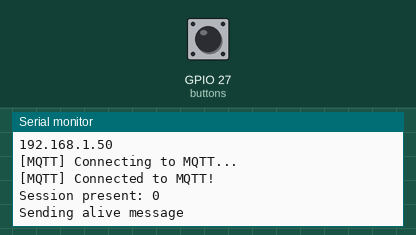
This program was run on a simulated ESP32. Shown: the last lines printed to the serial monitor. Inputs (shaded band) come from the test bench; at power-on: GPIO 27 (buttons) HIGH. WiFi joins after 1.5 s; servers stay silent unless stated; no MQTT or app messages arrive unless stated.

Above: at 3.2 s.
3.3 s: GPIO 27 (buttons) pulled LOW for 0.15 s
At 4.1 s:
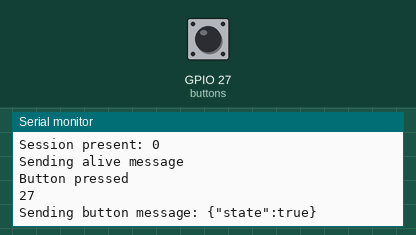
4.9 s: GPIO 27 (buttons) pulsed LOW 2 times (0.12 s each, 0.3 s apart)
At 5.16 s:
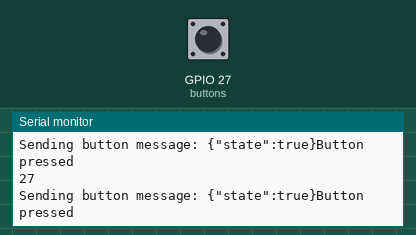

Measured:
- after the input at 3.3 s, the serial monitor: prints a new line after 0.05 s (image 1)
- after the input at 4.9 s, the serial monitor: prints a new line after 0.05 s (image 2)

The program:

main.cpp
```cpp
#define ARDUINOJSON_USE_LONG_LONG 1

#include <Arduino.h>
#include <SPI.h>
#include <WiFi.h>
#include <Ticker.h>
#include <AsyncMqttClient.h>
#include <ArduinoJson.h>
#include <ArduinoOTA.h>
#include <stdlib.h>
#include "config.h"

AsyncMqttClient mqttClient;
Ticker mqttReconnectTimer;

// WiFiEventHandler wifiConnectHandler;
// WiFiEventHandler wifiDisconnectHandler;
Ticker wifiReconnectTimer;


void connectToMqtt() {
  Serial.println("[MQTT] Connecting to MQTT...");
  mqttClient.setClientId(WIFI_CLIENT_ID);
  mqttClient.setKeepAlive(5);
  mqttClient.setWill(MQTT_TOPIC_MONITOR,MQTT_TOPIC_MONITOR_QoS,true,"{\"alive\": false}");
  mqttClient.connect();
}

void connectToWifi()
{
  if (WiFi.status() == WL_CONNECTED)
    return;

  while (true)
  {
    unsigned int connectStartTime = millis();
    WiFi.disconnect();
    WiFi.mode(WIFI_STA);
    // WiFi.begin(WIFI_SSID, WIFI_PASSWORD);
    WiFi.begin(WIFI_SSID);
    Serial.printf("Attempting to connect to SSID: ");
    Serial.printf(WIFI_SSID);
    while (millis() - connectStartTime < 10000)
    {
      Serial.print(".");
      delay(1000);
      if (WiFi.status() == WL_CONNECTED)
      {
        Serial.println("connected to wifi");
        Serial.println(WiFi.localIP());
        wifiReconnectTimer.detach();
        connectToMqtt();
        return;
      }
    }
    Serial.println(" could not connect for 10 seconds. retry");
  }
}

void onMqttConnect(bool sessionPresent) {
  Serial.println("[MQTT] Connected to MQTT!");

  mqttReconnectTimer.detach();

  Serial.print("Session present: ");
  Serial.println(sessionPresent);
//   uint16_t packetIdSub = mqttClient.subscribe(MQTT_TOPIC_LEDS, MQTT_TOPIC_LEDS_QoS);
//   Serial.print("Subscribing to ");
//   Serial.println(MQTT_TOPIC_LEDS);
  Serial.println("Sending alive message");
  mqttClient.publish(MQTT_TOPIC_MONITOR, MQTT_TOPIC_MONITOR_QoS, true, "{\"alive\": true}");
}

void onMqttDisconnect(AsyncMqttClientDisconnectReason reason) {
  Serial.println("[MQTT] Disconnected from MQTT!");

  if (WiFi.isConnected()) {
    Serial.println("[MQTT] Trying to reconnect...");
    mqttReconnectTimer.once(MQTT_RECONNECT_TIME, connectToMqtt);
  }
}

// void onMqttMessage(char* topic, char* payload, AsyncMqttClientMessageProperties properties, size_t len, size_t index, size_t total) {
//   if (!strcmp(topic, MQTT_TOPIC_LEDS)) {
//     Serial.print("Leds message: ");
//     Serial.print(len);
//     Serial.print(" [");
//     Serial.print(topic);
//     Serial.print("] ");
//     for (int i = 0; i < len; i++) {
//       Serial.print((char)payload[i]);
//     }
//     Serial.println();

//     DynamicJsonDocument doc(50);
//     deserializeJson(doc, payload);
    // color = doc["color"];
    // master_state = doc["master_state"];
    // Serial.print("color: ");
    // Serial.println(color);
    // Serial.print("master_state: ");
    // Serial.println(master_state);
//   }
// }

// buttons

#define BTN_DEBOUNCE_TIME 50
#define MAX_IO 30 // max number of IO pins
#define BTN_IO_NUM 27 // specific IO pin for button

uint8_t lastBtnsState[MAX_IO];
uint8_t btnsState[MAX_IO];
unsigned long lastDebouncedTime[MAX_IO];

unsigned long debounceDelay = BTN_DEBOUNCE_TIME;


uint8_t buttons[] = { BTN_IO_NUM };

// Debounced check that button is indeed pressed
bool is_button_pressed(uint8_t btn_port) {
  uint8_t reading = digitalRead(btn_port);
  if (reading != lastBtnsState[btn_port]) {
    // reset the debouncing timer
    lastDebouncedTime[btn_port] = millis();
  }
  if ((millis() - lastDebouncedTime[btn_port]) > debounceDelay) {
    if (reading != btnsState[btn_port]) {
      btnsState[btn_port] = reading;
      if (btnsState[btn_port] == LOW) {
        Serial.println("Button pressed");
        Serial.println(btn_port);
        return true;
      }
    }
  }
  lastBtnsState[btn_port] = reading;

  return false;
}

void setup_buttons() {
  for (uint8_t i = 0; i < (sizeof(buttons)/sizeof(buttons[0])); i++) {
    pinMode(buttons[i], INPUT_PULLUP);
  }

  // we are initializing an array of maximum number of ports
  for (uint8_t i = 0; i < MAX_IO; i++) {
    lastBtnsState[i] = LOW;
    btnsState[i] = LOW;
    lastDebouncedTime[i] = 0;
  }
}


void setup() {
  Serial.begin(115200);
  Serial.println("Startup!");

  setup_buttons();

  mqttClient.onConnect(onMqttConnect);
  mqttClient.onDisconnect(onMqttDisconnect);
//   mqttClient.onMessage(onMqttMessage);
  mqttClient.setServer(MQTT_HOST, MQTT_PORT);

  if (MQTT_USER != "") {
    mqttClient.setCredentials(MQTT_USER, MQTT_PASS);
  }

  connectToWifi();
}

/**
 * Main loop.
 */
void loop() {

  bool button_pressed = is_button_pressed(BTN_IO_NUM);

  if (mqttClient.connected() && button_pressed) {
    StaticJsonDocument<128> button_msg;
    button_msg["state"] = button_pressed;
    char button_msg_buffer[100];
    serializeJson(button_msg, button_msg_buffer);
    mqttClient.publish(MQTT_TOPIC_STATE, MQTT_TOPIC_STATE_QoS, false, button_msg_buffer);
    Serial.print("Sending button message: ");
    serializeJson(button_msg, Serial);
  }

}
```

secrets_template.h
```cpp
#define WIFI_SSID "your_wifi_ssid"
#define WIFI_PASSWORD "your_wifi_pwd"
```

config.h
```cpp
#include "secrets.h"

// MQTT Broker Config
#define MQTT_HOST IPAddress(10, 0, 1, 200)
#define MQTT_PORT 1883
#define MQTT_USER ""
#define MQTT_PASS ""
#define MQTT_RECONNECT_TIME 2 // in seconds

// MQTT Client Config
#define MQTT_CLIENT_ID "button"
// change box number for each box!
#define MQTT_UNIQUE_ID ""
#define MQTT_TOPIC_MONITOR MQTT_CLIENT_ID MQTT_UNIQUE_ID "/monitor"
#define MQTT_TOPIC_MONITOR_QoS 0 // Keep 0 if you don't know what it is doing
#define MQTT_TOPIC_STATE MQTT_CLIENT_ID MQTT_UNIQUE_ID "/state"
#define MQTT_TOPIC_STATE_QoS 0 // Keep 0 if you don't know what it is doing
#define MQTT_TOPIC_LEDS MQTT_CLIENT_ID MQTT_UNIQUE_ID "/leds"
#define MQTT_TOPIC_LEDS_QoS 0 // Keep 0 if you don't know what it is doing

// WiFi Config
// change box number for each box!
#define WIFI_CLIENT_ID "button"
#define WIFI_RECONNECT_TIME 2 // in seconds

// Wifi optional static ip (leave client ip empty to disable)
#define WIFI_STATIC_IP    0 // set to 1 to enable static ip
#define WIFI_CLIENT_IP    IPAddress(10, 0, 0, 221)
#define WIFI_GATEWAY_IP   IPAddress(10, 0, 0, 1)
#define WIFI_SUBNET_IP    IPAddress(255, 255, 255, 0)
#define WIFI_DNS_IP       IPAddress(10, 0, 0, 1)

#define OTA_PATCH 0 // Set to 0 if you don't want to update your code over-the-air
#define OTA_PASS "set_ota_password"
```
